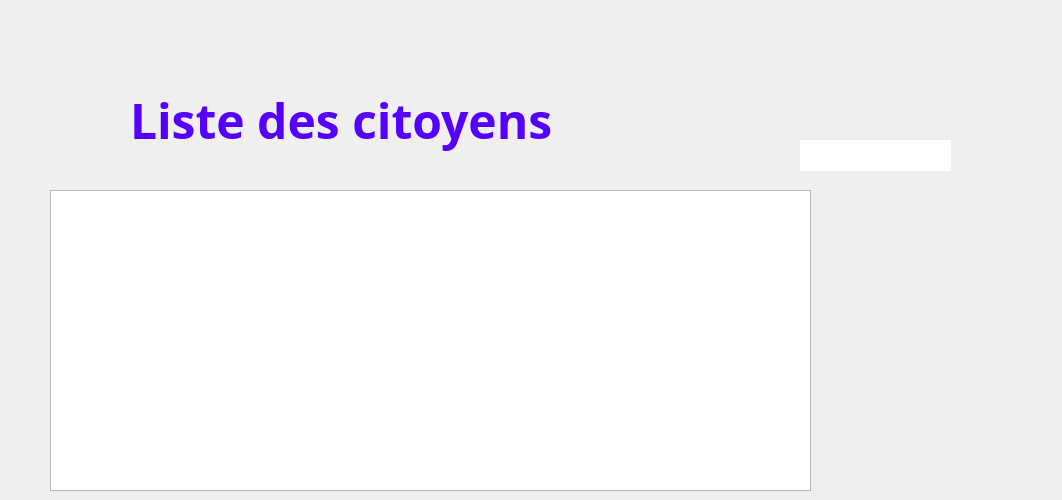
      <widget class="QWidget" name="page_7">
       <widget class="QPushButton" name="recherche">
        <property name="geometry">
         <rect>
          <x>960</x>
          <y>140</y>
          <width>93</width>
          <height>28</height>
         </rect>
        </property>
        <property name="styleSheet">
         <string notr="true">#recherche{
background-color: transparent;
border-image: url(:recherche.png);
background: none;
border: none;
background-repeat: none;
}
</string>
        </property>
        <property name="text">
         <string/>
        </property>
       </widget>
       <widget class="QPushButton" name="Menu_2">
        <property name="geometry">
         <rect>
          <x>20</x>
          <y>20</y>
          <width>61</width>
          <height>51</height>
         </rect>
        </property>
        <property name="styleSheet">
         <string notr="true">#Menu_2{
background-color: transparent;
border-image: url(:Menu.png);
background: none;
border: none;
background-repeat: none;
}
</string>
        </property>
        <property name="text">
         <string/>
        </property>
       </widget>
       <widget class="QLineEdit" name="input_recherche">
        <property name="geometry">
         <rect>
          <x>800</x>
          <y>140</y>
          <width>151</width>
          <height>31</height>
         </rect>
        </property>
        <property name="font">
         <font>
          <family>Javanese Text</family>
          <pointsize>12</pointsize>
         </font>
        </property>
        <property name="styleSheet">
         <string notr="true">#input_recherche {
background-color: transparent;
border-image: url(:champs.png);
background: none;
border: none;
background-repeat: none;
}
</string>
        </property>
       </widget>
       <widget class="QPushButton" name="ajouter_cit">
        <property name="geometry">
         <rect>
          <x>800</x>
          <y>90</y>
          <width>141</width>
          <height>41</height>
         </rect>
        </property>
        <property name="styleSheet">
         <string notr="true">#ajouter_cit{
background-color: transparent;
border-image: url(:Ajouter.png);
background: none;
border: none;
background-repeat: none;
}
#ajouter_cit:hover{
background-color: transparent;
border-image: url(:Ajouter_P.png);
background: none;
border: none;
background-repeat: none;
}</string>
        </property>
        <property name="text">
         <string/>
        </property>
        <property name="checkable">
         <bool>false</bool>
        </property>
        <property name="autoDefault">
         <bool>false</bool>
        </property>
        <property name="flat">
         <bool>false</bool>
        </property>
       </widget>
       <widget class="QTableView" name="tableView_citoyen">
        <property name="geometry">
         <rect>
          <x>50</x>
          <y>190</y>
          <width>761</width>
          <height>301</height>
         </rect>
        </property>
        <property name="font">
         <font>
          <family>Javanese Text</family>
          <pointsize>14</pointsize>
         </font>
        </property>
       </widget>
       <widget class="QLabel" name="label_34">
        <property name="geometry">
         <rect>
          <x>130</x>
          <y>80</y>
          <width>681</width>
          <height>81</height>
         </rect>
        </property>
        <property name="font">
         <font>
          <family>Segoe Print</family>
         </font>
        </property>
        <property name="styleSheet">
         <string notr="true">#label_16 {
background-color: transparent;
background: none;
border: none;
background-repeat: none;
}
</string>
        </property>
        <property name="text">
         <string>&lt;html&gt;&lt;head/&gt;&lt;body&gt;&lt;p&gt;&lt;span style=&quot; font-size:36pt; font-weight:600; color:#5500ff;&quot;&gt;Liste des citoyens&lt;/span&gt;&lt;/p&gt;&lt;/body&gt;&lt;/html&gt;</string>
        </property>
        <property name="textFormat">
         <enum>Qt::AutoText</enum>
        </property>
        <property name="scaledContents">
         <bool>false</bool>
        </property>
       </widget>
      </widget>
